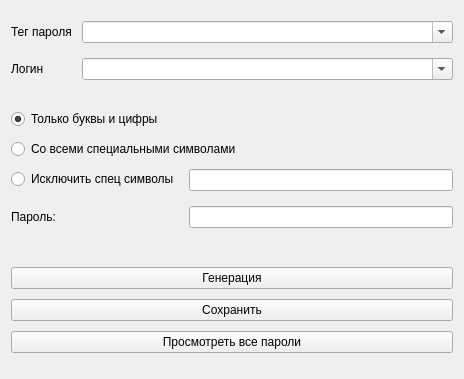
<?xml version="1.0" encoding="UTF-8"?>
<ui version="4.0">
 <class>Generate</class>
 <widget class="QWidget" name="Generate">
  <property name="geometry">
   <rect>
    <x>0</x>
    <y>0</y>
    <width>464</width>
    <height>379</height>
   </rect>
  </property>
  <property name="windowTitle">
   <string>Генерация пароля</string>
  </property>
  <layout class="QVBoxLayout" name="verticalLayout_2">
   <item>
    <layout class="QVBoxLayout" name="verticalLayout">
     <property name="spacing">
      <number>10</number>
     </property>
     <property name="bottomMargin">
      <number>15</number>
     </property>
     <item>
      <layout class="QFormLayout" name="nameFormLayout">
       <property name="verticalSpacing">
        <number>15</number>
       </property>
       <property name="topMargin">
        <number>10</number>
       </property>
       <property name="bottomMargin">
        <number>10</number>
       </property>
       <item row="0" column="0">
        <widget class="QLabel" name="labelName">
         <property name="text">
          <string>Тег пароля</string>
         </property>
        </widget>
       </item>
       <item row="1" column="0">
        <widget class="QLabel" name="label">
         <property name="text">
          <string>Логин</string>
         </property>
        </widget>
       </item>
       <item row="1" column="1">
        <widget class="QComboBox" name="loginComboBox">
         <property name="editable">
          <bool>true</bool>
         </property>
        </widget>
       </item>
       <item row="0" column="1">
        <widget class="QComboBox" name="tagsComboBox">
         <property name="editable">
          <bool>true</bool>
         </property>
        </widget>
       </item>
      </layout>
     </item>
     <item>
      <widget class="QRadioButton" name="radioButtonNumbers">
       <property name="text">
        <string>Только буквы и цифры</string>
       </property>
       <property name="checked">
        <bool>true</bool>
       </property>
      </widget>
     </item>
     <item>
      <widget class="QRadioButton" name="radioButtonAllSimbols">
       <property name="text">
        <string>Со всеми специальными символами</string>
       </property>
      </widget>
     </item>
     <item>
      <layout class="QFormLayout" name="formLayout">
       <property name="verticalSpacing">
        <number>15</number>
       </property>
       <property name="bottomMargin">
        <number>25</number>
       </property>
       <item row="0" column="0">
        <widget class="QRadioButton" name="radioButtonOtherSimbol">
         <property name="text">
          <string>Исключить спец символы</string>
         </property>
        </widget>
       </item>
       <item row="0" column="1">
        <widget class="QLineEdit" name="lineEditSimbols"/>
       </item>
       <item row="1" column="1">
        <widget class="QLineEdit" name="lineEditPassword">
         <property name="readOnly">
          <bool>false</bool>
         </property>
        </widget>
       </item>
       <item row="1" column="0">
        <widget class="QLabel" name="labelPassword">
         <property name="text">
          <string>Пароль:</string>
         </property>
        </widget>
       </item>
      </layout>
     </item>
     <item>
      <widget class="QPushButton" name="generateButton">
       <property name="text">
        <string>Генерация</string>
       </property>
      </widget>
     </item>
     <item>
      <widget class="QPushButton" name="saveButton">
       <property name="text">
        <string>Сохранить</string>
       </property>
      </widget>
     </item>
     <item>
      <widget class="QPushButton" name="backButton">
       <property name="text">
        <string>Просмотреть все пароли</string>
       </property>
      </widget>
     </item>
    </layout>
   </item>
  </layout>
 </widget>
 <resources/>
 <connections/>
</ui>
